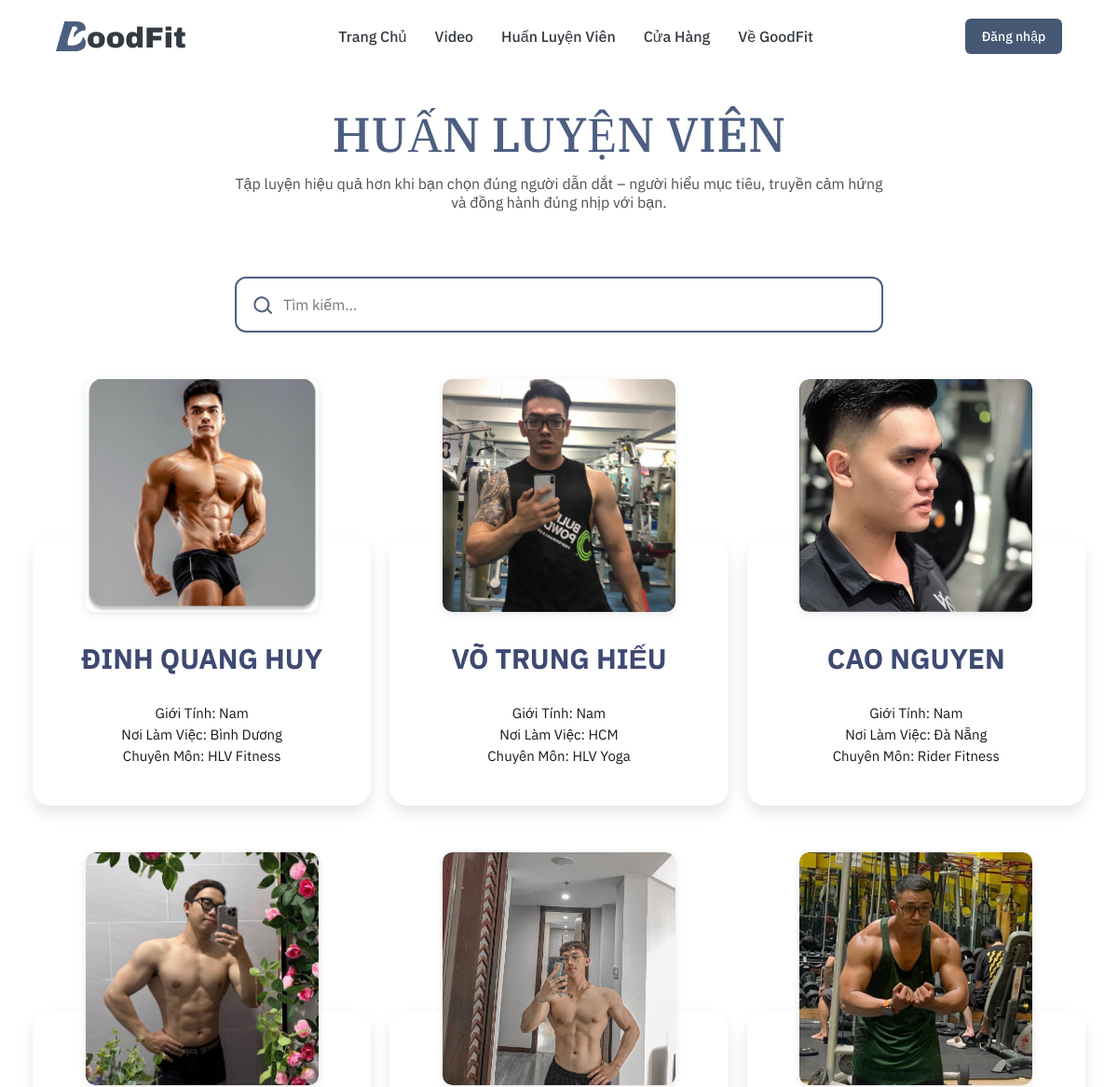
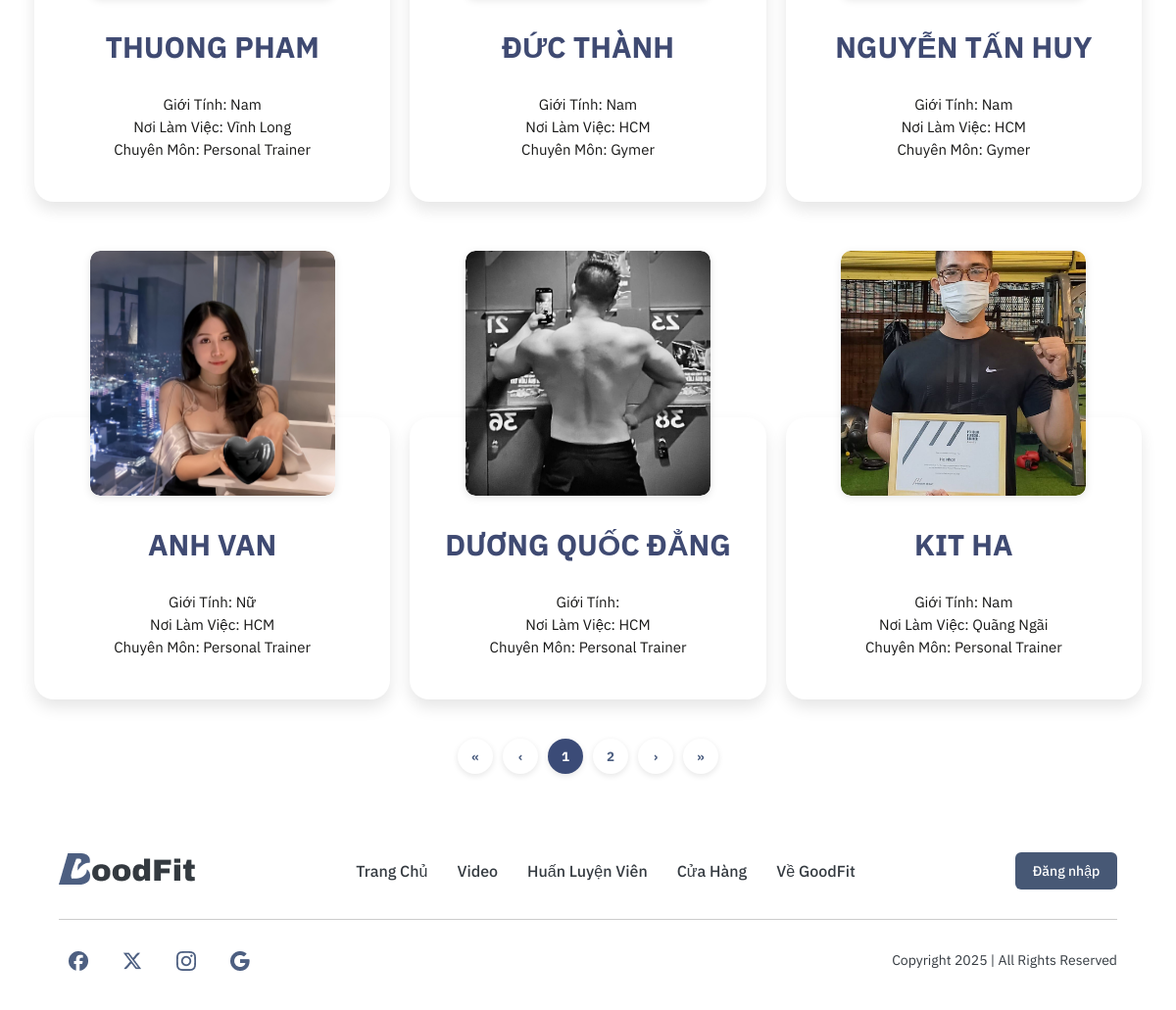
The app's page /Giangvien/Giangvien.php with its own data (2 pictures, top to bottom).
### tables this page shows
CREATE TABLE `huanluyenvien` (
  `id` INT NOT NULL AUTO_INCREMENT,
  `anh` VARCHAR(255) DEFAULT NULL,
  `ten` VARCHAR(100) NOT NULL,
  `gioitinh` ENUM('Nam', 'Nữ') NOT NULL,
  `noilamviec` VARCHAR(100) NOT NULL,
  `chuyenmon` VARCHAR(100) NOT NULL,
  PRIMARY KEY (`id`)
);

### Giangvien/Giangvien.php (the view, shortened to what this page needs)
<?php
include '../connect.php';
$sql = "SELECT * FROM huanluyenvien";
$result = $conn->query($sql);
?>
<!DOCTYPE html>
<html lang="vi">
<head>
  <link rel="stylesheet" href="Giangvien.css">
  <link rel="stylesheet" href="https://cdnjs.cloudflare.com/ajax/libs/font-awesome/6.4.0/css/all.min.css">
  <link rel="stylesheet" href="../header.css">
</head>
<body>
  <?php include '../header.php'; ?>
    <section class="trainer-section">
    <h1>HUẤN LUYỆN VIÊN</h1>
    <p class="sub-text">Tập luyện hiệu quả hơn khi bạn chọn đúng người dẫn dắt – người hiểu mục tiêu, truyền cảm hứng và đồng hành đúng nhịp với bạn.</p>
    <div class="search-box">
      <svg class="icon search-icon" xmlns="http://www.w3.org/2000/svg" fill="none" viewBox="0 0 24 24" stroke="currentColor">
        <path stroke-linecap="round" stroke-linejoin="round" stroke-width="2"
          d="M21 21l-4.35-4.35m0 0A7.5 7.5 0 103.5 10.5a7.5 7.5 0 0013.15 6.15z" />
      </svg>
      <input type="text" id="searchInput" placeholder="Tìm kiếm..." />
    </div>
    <div class="trainer-list" id="trainerList">
      <?php if ($result->num_rows > 0): ?>
        <?php while ($row = $result->fetch_assoc()): ?>
          <div class="card">
            <a href="../teacherinfo/teacherinfo.php">
              <div class="card-image-wrapper">
                <img src="<?= htmlspecialchars($row['anh']) ?>" alt="HLV <?= htmlspecialchars($row['ten']) ?>">
              </div>
              <div class="card-info">
                <h3><?= strtoupper(htmlspecialchars($row['ten'])) ?></h3>
                <p>Giới Tính: <?= htmlspecialchars($row['gioitinh']) ?></p>
                <p>Nơi Làm Việc: <?= htmlspecialchars($row['noilamviec']) ?></p>
                <p>Chuyên Môn: <?= htmlspecialchars($row['chuyenmon']) ?></p>
              </div>
            </a>
          </div>
        <?php endwhile; ?>
      <?php else: ?>
        <p>Không tìm thấy huấn luyện viên nào.</p>
      <?php endif; ?>
    </div>
    <div class="pagination" id="pagination"></div>
  </section>
<?php include($_SERVER['DOCUMENT_ROOT'] . "/GoodFit/footer.php"); ?>
</body>

### header.php (shortened to what this page needs)
<?php
$username = $_SESSION['username'] ?? null;
?>
<header class="navbar">
  <img src="/GoodFit/img/logo.png" alt="GoodFit Logo" class="logo">
  <nav class="nav-links">
    <a href="/GoodFit/index.php">Trang Chủ</a>
    <a href="/GoodFit/Video/Video.php">Video</a>
    <a href="/GoodFit/Giangvien/Giangvien.php">Huấn Luyện Viên</a>
    <a href="/GoodFit/cuahang/cuahang.php">Cửa Hàng</a>
    <a href="/GoodFit/about/about.php">Về GoodFit</a>
  </nav>
  <?php if ($username): ?>
    <div class="user-menu">
      <button class="user-button">HI! <?= htmlspecialchars($username) ?></button>
      <div class="user-dropdown">
        <a href="#"><img class="user-icon" src="/GoodFit/img/Ellipse 51.png"> <?= htmlspecialchars($username) ?></a>
        <a href="/Goodfit/fav/fav.php"><img class="user-icon" src="/GoodFit/img/Vector 15.png"> YÊU THÍCH</a>
        <a href="/Goodfit/setting/setting.php"><img class="user-icon" src="/GoodFit/img/brightness_low.png"> CÀI ĐẶT</a>
        <a href="/GoodFit/cart/cart.php"><img class="user-icon" src="/GoodFit/img/local_mall.png"> GIỎ HÀNG</a>
        <a href="/GoodFit/logout.php"><img class="user-icon" src="/GoodFit/img/input.png"> ĐĂNG XUẤT</a>
      </div>
    </div>
  <?php else: ?>
    <a href="/GoodFit/login/Login.html" class="login-btn">Đăng nhập</a>
  <?php endif; ?>
</header>

### footer.php (shortened to what this page needs)
<?php
$username = $_SESSION['username'] ?? null;
?>
<footer class="footer">
  <div class="footer-top">
    <div class="footer-left">
      <img src="/GoodFit/img/logo.png" alt="GoodFit Logo" class="logo">
    </div>
    <nav class="footer-links">
      <a href="/GoodFit/index.php">Trang Chủ</a>
      <a href="/GoodFit/Video/Video.php">Video</a>
      <a href="/GoodFit/Giangvien/Giangvien.php">Huấn Luyện Viên</a>
      <a href="/GoodFit/cuahang/cuahang.php">Cửa Hàng</a>
      <a href="/GoodFit/about/about.php">Về GoodFit</a>
    </nav>
    <?php if ($username): ?>
      <div class="user-menu">
          <button class="user-button">HI! <?= htmlspecialchars($username); ?></button>
          <div class="user-dropdown">
              <a href="/GoodFit/logout.php"><img class="user-icon" src="/GoodFit/img/input.png"> ĐĂNG XUẤT</a>
          </div>
      </div>
    <?php else: ?>
      <a href="/GoodFit/login/Login.html" class="login-btn">Đăng nhập</a>
    <?php endif; ?>
  </div>
  <hr class="footer-divider" />
  <div class="footer-bottom">
    <div class="social-icons">
      <a href="#"><img src="/GoodFit/img/fb.png" alt="Facebook" class="social-icon-img"></a>
      <a href="#"><img src="/GoodFit/img/x.png" alt="X (Twitter)" class="social-icon-img"></a>
      <a href="#"><img src="/GoodFit/img/ig.png" alt="Instagram" class="social-icon-img"></a>
      <a href="#"><img src="/GoodFit/img/gg.png" alt="Google" class="social-icon-img"></a>
    </div>
    <p class="copyright">Copyright 2025 | All Rights Reserved</p>
  </div>
</footer>

### Giangvien/Giangvien.css (style rules this page uses)
* { margin: 0; padding: 0; box-sizing: border-box; }
body { color: white; font-family: 'IBM Plex Sans', sans-serif; }
.navbar { width: 100%; padding: 20px 60px; display: flex; align-items: center; justify-content: space-between; background: transparent; position: absolute; top: 0; left: 0; z-index: 100; }
.logo { width: 140px; height: 32px; }
.nav-links { display: flex; gap: 30px; }
.nav-links a { font-family: 'IBM Plex Sans', sans-serif; font-size: 16px; text-decoration: none; color: #343A40; font-weight: 500; display: inline-flex; align-items: center; gap: 6px; }
.login-btn { font-family: 'IBM Plex Sans', sans-serif; font-weight: 500; font-size: 14px; width: 104px; height: 38px; background-color: #475875; color: white; border: none; border-radius: 6px; text-decoration: none; display: flex; align-items: center; justify-content: center; cursor: pointer; }
.trainer-section { max-width: 1170px; margin: 0 auto; text-align: center; padding: 40px 20px; }
h1 { font-family: 'IBM Plex Serif', serif; font-weight: 500; font-size: 52px; color: #4D5F81; margin-bottom: 10px; margin-top: 70px; }
.sub-text { font-family: 'IBM Plex Sans', sans-serif; font-weight: 400; font-size: 16px; color: #524F4F; margin-bottom: 70px; max-width: 700px; margin: 0 auto 70px auto; }
.search-box { width: 696px; height: 60px; border: 2px solid #4D5F81; border-radius: 12px; margin: 0 auto 40px auto; display: flex; align-items: center; padding: 0 16px; background-color: #ffffff; margin-bottom: 220px; }
.search-box input { flex: 1; background: transparent; border: none; outline: none; font-size: 16px; color: rgb(0, 0, 0); padding: 0 10px; font-family: 'IBM Plex Sans', sans-serif; }
.icon { width: 24px; height: 24px; color: #4D5F81; flex-shrink: 0; }
.trainer-list { max-width: 1170px; margin: 0 auto 40px; display: grid; grid-template-columns: repeat(3, 1fr); row-gap: 220px; column-gap: 20px; }
.card { background-color: rgb(255, 255, 255); border-radius: 20px; box-shadow: 0 8px 16px rgba(0, 0, 0, 0.1); text-align: center; transition: transform 0.3s; position: relative; padding-top: 80px; }
.card-image-wrapper { position: absolute; top: -170px; left: 50%; transform: translateX(-50%); width: 250px; height: 250px; border-radius: 10px; overflow: hidden; box-shadow: 0 2px 8px rgba(0, 0, 0, 0.1); display: flex; justify-content: center; align-items: center; }
.card-image-wrapper img { width: 100%; height: 100%; object-fit: cover; border-radius: 10px; background-color: transparent; }
.card-info { padding: 0 20px 40px; }
.trainer-list .card a { text-decoration: none; display: block; height: 100%; }
.trainer-list .card a h3, .trainer-list .card a p { text-decoration: none; }
.card h3 { color: #3f4a72; font-weight: bold; font-size: 30px; margin-top: 30px; margin-bottom: 30px; text-transform: uppercase; }
.card p { margin: 4px 0; font-size: 15px; font-weight: 400; color: #181817; }
.pagination { display: flex; justify-content: center; gap: 10px; margin-top: 20px; }
.footer { background-color: #fff; padding: 40px 60px; font-family: 'IBM Plex Sans', sans-serif; }
.footer-top { display: flex; align-items: center; justify-content: space-between; flex-wrap: wrap; }
.footer-links { display: flex; gap: 30px; flex-wrap: wrap; }
.footer-links a { font-size: 16px; text-decoration: none; color: #343A40; font-weight: 500; }
.footer-divider { border: none; border-top: 1px solid #ccc; margin: 30px 0; }
.footer-bottom { display: flex; justify-content: space-between; align-items: center; flex-wrap: wrap; }
.social-icon-img { width: 20px; height: 20px; object-fit: contain; margin: 0 10px; vertical-align: middle; }
.social-icons { display: flex; align-items: center; justify-content: center; gap: 15px; }
.footer .copyright { color: #343A40; font-size: 14px; font-weight: 400; }

### records on screen
huanluyenvien: anh (picture), ten "ĐINH QUANG HUY", gioitinh "Nam", noilamviec "Bình Dương", chuyenmon "HLV Fitness"
huanluyenvien: anh (picture), ten "VÕ TRUNG HIẾU", gioitinh "Nam", noilamviec "HCM", chuyenmon "HLV Yoga"
huanluyenvien: anh (picture), ten "CAO NGUYEN", gioitinh "Nam", noilamviec "Đà Nẵng", chuyenmon "Rider Fitness"
huanluyenvien: anh (picture), ten "THUONG PHAM", gioitinh "Nam", noilamviec "Vĩnh Long", chuyenmon "Personal Trainer"
huanluyenvien: anh (picture), ten "ĐỨC THÀNH", gioitinh "Nam", noilamviec "HCM", chuyenmon "Gymer"
huanluyenvien: anh (picture), ten "NGUYỄN TẤN HUY", gioitinh "Nam", noilamviec "HCM", chuyenmon "Gymer"
huanluyenvien: anh (picture), ten "ANH VAN", gioitinh "Nữ", noilamviec "HCM", chuyenmon "Personal Trainer"
huanluyenvien: anh (picture), ten "DƯƠNG QUỐC ĐẲNG", noilamviec "HCM", chuyenmon "Personal Trainer"
huanluyenvien: anh (picture), ten "KIT HA", gioitinh "Nam", noilamviec "Quãng Ngãi", chuyenmon "Personal Trainer"
